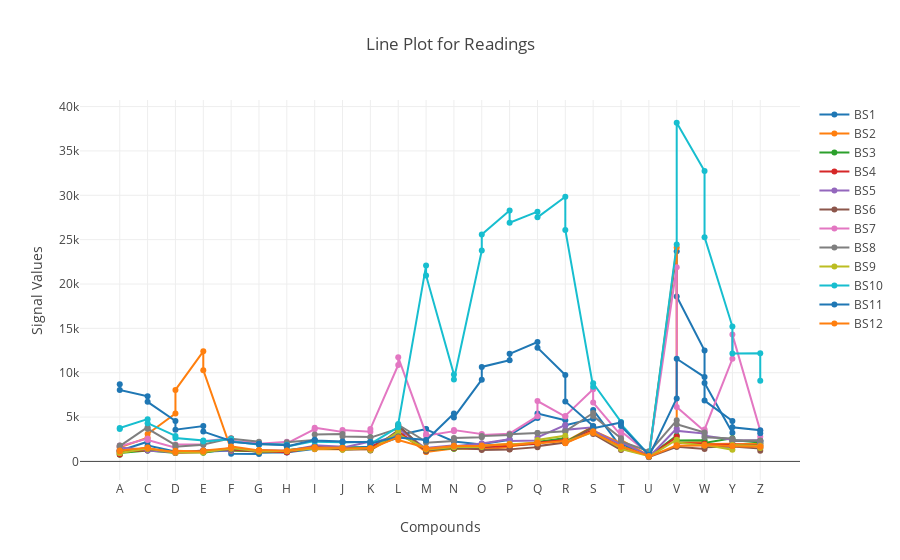

Here is the notebook cell this chart was saved with:
### Markdown cell above
As can be obsrved from the output above. Certain sensors have very high max value which means they are very sensitive to certain compunds and can reliable detect those compounds. Howeve, the min for each sensor is within the same range. This might imply taht at certain point or the other each sensor might have not been sensitive to certain compound (maybe). But it might also be the case that the readings came low for all sensors so that low values were reported for all. We still need the dig deeper.

### Code cell
def linePlot(OutputData):
    '''
    Input : Data Frame
    Output: list containing data plots for each column
    
    This is to be used for line plot in plotly
    
    '''
    data = [] # list to store data set
    
    for i in OutputData.columns: # loop through columns
        
        if i != 'Compounds': # skip the column with name Compounds. Since it is the x axis
            temp = 'trace' + i # name for the data points of column i if column i != 'Compounds'
            temp = go.Scatter(  # make a scatter points for plotly
            x = OutputData.Compounds, # The x-axis
            y = OutputData[i], # the y acis
            mode = 'lines+markers', # markers
            name = i # name for the line
            )
        
            data.append(temp) # store in the list named data
    
    # layout for the plot
    layout = go.Layout( 
        title = 'Line Plot for Readings',
        yaxis = dict(
        title = 'Signal Values'
        ),
        xaxis = dict(
        title = 'Compounds'
        )
    
    )
    return data, layout

data, layout = linePlot(OutputData)
fig = go.Figure(data=data,layout =layout)

offline.iplot(fig)

### Figure 1 — Plotly figure (JSON) as saved in the notebook; plotly's stock layout.template omitted (floating-point values rounded to 4 significant figures)
{"data": [{"mode": "lines+markers", "name": "BS1", "type": "scatter", "uid": "7a806dfe-9ea1-11e8-be19-492bb5d509bd", "x": ["A", "A", "C", "C", "D", "D", "E", "E", "F", "F", "G", "G", "H", "H", "I", "I", "J", "J", "K", "K", "L", "L", "M", "M", "N", "N", "O", "O", "P", "P", "Q", "Q", "R", "R", "S", "S", "T", "T", "U", "U", "V", "V", "W", "W", "Y", "Y", "Z", "Z"], "y": [1137, 1193, 2217, 1802, 1114, 1028, 1091, 1094, 1245, 869, 845, 967, 1030, 1018, 1412, 1648, 1395, 1535, 1650, 1663, 2666, 2945, 3657, 3620, 2256, 2268, 1907, 1952, 2431, 2969, 4887, 5405, 4635, 4072, 4809, 5801, 1587, 2014, 647, 531, 23694, 18599, 12507, 8838, 3224, 2310, 2301, 2278]}, {"mode": "lines+markers", "name": "BS2", "type": "scatter", "uid": "7a806fca-9ea1-11e8-be19-492bb5d509bd", "x": ["A", "A", "C", "C", "D", "D", "E", "E", "F", "F", "G", "G", "H", "H", "I", "I", "J", "J", "K", "K", "L", "L", "M", "M", "N", "N", "O", "O", "P", "P", "Q", "Q", "R", "R", "S", "S", "T", "T", "U", "U", "V", "V", "W", "W", "Y", "Y", "Z", "Z"], "y": [1279, 1584, 2676, 3102, 5391, 8063, 12411, 10291, 1318, 1196, 1186, 1097, 1110, 1101, 1474, 1380, 1385, 1336, 1370, 1251, 3058, 3353, 1091, 1070, 1454, 1439, 1418, 1408, 1601, 1676, 2113, 1999, 2625, 2235, 3947, 3460, 2061, 2431, 671, 543, 24118, 2141, 2165, 1969, 1992, 1939, 2003, 1750]}, {"mode": "lines+markers", "name": "BS3", "type": "scatter", "uid": "7a8070b0-9ea1-11e8-be19-492bb5d509bd", "x": ["A", "A", "C", "C", "D", "D", "E", "E", "F", "F", "G", "G", "H", "H", "I", "I", "J", "J", "K", "K", "L", "L", "M", "M", "N", "N", "O", "O", "P", "P", "Q", "Q", "R", "R", "S", "S", "T", "T", "U", "U", "V", "V", "W", "W", "Y", "Y", "Z", "Z"], "y": [744, 940, 1234, 1239, 961, 1023, 1063, 966, 1474, 1261, 1112, 1038, 1185, 1264, 1651, 1576, 1417, 1614, 1489, 1557, 2831, 3910, 1276, 1255, 1502, 1422, 1603, 1599, 1856, 1874, 1974, 2204, 2631, 2175, 3873, 3259, 1524, 1702, 714, 553, 2909, 2361, 2386, 2084, 2606, 2407, 2134, 1964]}, {"mode": "lines+markers", "name": "BS4", "type": "scatter", "uid": "7a807178-9ea1-11e8-be19-492bb5d509bd", "x": ["A", "A", "C", "C", "D", "D", "E", "E", "F", "F", "G", "G", "H", "H", "I", "I", "J", "J", "K", "K", "L", "L", "M", "M", "N", "N", "O", "O", "P", "P", "Q", "Q", "R", "R", "S", "S", "T", "T", "U", "U", "V", "V", "W", "W", "Y", "Y", "Z", "Z"], "y": [789, 1140, 1251, 1415, 975, 974, 1038, 1058, 1485, 1351, 1108, 1157, 1038, 1047, 1580, 1663, 1399, 1398, 1448, 1621, 3230, 3337, 1232, 1254, 1681, 1508, 1757, 1594, 1768, 1821, 1984, 2122, 2413, 2070, 3594, 3351, 1688, 1688, 632, 520, 2772, 2079, 2002, 1887, 1879, 1917, 1818, 1602]}, {"mode": "lines+markers", "name": "BS5", "type": "scatter", "uid": "7a807222-9ea1-11e8-be19-492bb5d509bd", "x": ["A", "A", "C", "C", "D", "D", "E", "E", "F", "F", "G", "G", "H", "H", "I", "I", "J", "J", "K", "K", "L", "L", "M", "M", "N", "N", "O", "O", "P", "P", "Q", "Q", "R", "R", "S", "S", "T", "T", "U", "U", "V", "V", "W", "W", "Y", "Y", "Z", "Z"], "y": [1297, 1571, 1312, 1218, 1026, 1003, 1240, 1248, 1231, 1642, 1055, 1270, 1193, 1197, 1769, 1811, 1652, 1540, 2235, 2028, 2957, 3694, 1462, 1520, 1804, 1700, 2018, 2030, 2496, 2301, 2348, 2704, 4100, 3559, 3853, 3480, 1889, 2178, 643, 470, 3708, 3446, 3137, 2885, 2455, 2350, 2388, 2065]}, {"mode": "lines+markers", "name": "BS6", "type": "scatter", "uid": "7a8072d6-9ea1-11e8-be19-492bb5d509bd", "x": ["A", "A", "C", "C", "D", "D", "E", "E", "F", "F", "G", "G", "H", "H", "I", "I", "J", "J", "K", "K", "L", "L", "M", "M", "N", "N", "O", "O", "P", "P", "Q", "Q", "R", "R", "S", "S", "T", "T", "U", "U", "V", "V", "W", "W", "Y", "Y", "Z", "Z"], "y": [1262, 976, 1562, 1398, 1059, 1058, 1219, 1154, 1334, 1482, 1099, 1099, 1193, 1141, 1656, 1535, 1546, 1331, 1399, 1224, 3516, 4073, 1150, 1237, 1616, 1502, 1364, 1292, 1331, 1363, 1611, 1711, 2136, 2070, 3889, 3091, 1289, 1447, 691, 496, 1642, 1647, 1399, 1601, 1642, 1690, 1444, 1200]}, {"mode": "lines+markers", "name": "BS7", "type": "scatter", "uid": "7a807380-9ea1-11e8-be19-492bb5d509bd", "x": ["A", "A", "C", "C", "D", "D", "E", "E", "F", "F", "G", "G", "H", "H", "I", "I", "J", "J", "K", "K", "L", "L", "M", "M", "N", "N", "O", "O", "P", "P", "Q", "Q", "R", "R", "S", "S", "T", "T", "U", "U", "V", "V", "W", "W", "Y", "Y", "Z", "Z"], "y": [1798, 1710, 2572, 2410, 1538, 1913, 1911, 2275, 2596, 2341, 2087, 2005, 2209, 2031, 3629, 3793, 3322, 3544, 3346, 3666, 10874, 11730, 3085, 2901, 3412, 3535, 3091, 2982, 3109, 3140, 5102, 6804, 5061, 5134, 8141, 6634, 2940, 3397, 859, 687, 21887, 6130, 3404, 3596, 11571, 14295, 3463, 2786]}, {"mode": "lines+markers", "name": "BS8", "type": "scatter", "uid": "7a80742a-9ea1-11e8-be19-492bb5d509bd", "x": ["A", "A", "C", "C", "D", "D", "E", "E", "F", "F", "G", "G", "H", "H", "I", "I", "J", "J", "K", "K", "L", "L", "M", "M", "N", "N", "O", "O", "P", "P", "Q", "Q", "R", "R", "S", "S", "T", "T", "U", "U", "V", "V", "W", "W", "Y", "Y", "Z", "Z"], "y": [1798, 1723, 3861, 3691, 1845, 1660, 1879, 1912, 2623, 2565, 2219, 1924, 1913, 2157, 2428, 3031, 3088, 2815, 2741, 2688, 3699, 4133, 2215, 2098, 2290, 2635, 2712, 2853, 2981, 3067, 3199, 3215, 3337, 3395, 5461, 5118, 2609, 2263, 1149, 1008, 4631, 4183, 3247, 2732, 2597, 2353, 2358, 2318]}, {"mode": "lines+markers", "name": "BS9", "type": "scatter", "uid": "7a8074ca-9ea1-11e8-be19-492bb5d509bd", "x": ["A", "A", "C", "C", "D", "D", "E", "E", "F", "F", "G", "G", "H", "H", "I", "I", "J", "J", "K", "K", "L", "L", "M", "M", "N", "N", "O", "O", "P", "P", "Q", "Q", "R", "R", "S", "S", "T", "T", "U", "U", "V", "V", "W", "W", "Y", "Y", "Z", "Z"], "y": [943, 952, 1456, 1431, 993, 1015, 1012, 1055, 1431, 1499, 1144, 1125, 1170, 1157, 1494, 1464, 1540, 1329, 1502, 1288, 3338, 3053, 1467, 1330, 1638, 1639, 1637, 1736, 1988, 1907, 2128, 2427, 2904, 2189, 3315, 3270, 1509, 1400, 603, 517, 2454, 2141, 1806, 1890, 1319, 1840, 1769, 1502]}, {"mode": "lines+markers", "name": "BS10", "type": "scatter", "uid": "7a807574-9ea1-11e8-be19-492bb5d509bd", "x": ["A", "A", "C", "C", "D", "D", "E", "E", "F", "F", "G", "G", "H", "H", "I", "I", "J", "J", "K", "K", "L", "L", "M", "M", "N", "N", "O", "O", "P", "P", "Q", "Q", "R", "R", "S", "S", "T", "T", "U", "U", "V", "V", "W", "W", "Y", "Y", "Z", "Z"], "y": [3657, 3757, 4765, 4307, 2875, 2627, 2358, 2239, 2524, 2274, 1888, 1962, 1881, 1688, 2302, 2215, 2147, 2124, 2224, 1971, 3855, 4218, 22075, 20961, 9808, 9242, 23764, 25593, 28291, 26908, 28156, 27515, 29830, 26098, 8410, 8810, 4452, 4205, 729, 541, 24449, 38179, 32751, 25284, 15203, 12163, 12194, 9093]}, {"mode": "lines+markers", "name": "BS11", "type": "scatter", "uid": "7a80761e-9ea1-11e8-be19-492bb5d509bd", "x": ["A", "A", "C", "C", "D", "D", "E", "E", "F", "F", "G", "G", "H", "H", "I", "I", "J", "J", "K", "K", "L", "L", "M", "M", "N", "N", "O", "O", "P", "P", "Q", "Q", "R", "R", "S", "S", "T", "T", "U", "U", "V", "V", "W", "W", "Y", "Y", "Z", "Z"], "y": [8710, 8048, 7338, 6714, 4563, 3582, 3987, 3360, 2301, 2196, 1946, 1996, 1823, 1689, 2437, 2361, 2256, 2181, 2187, 1991, 2812, 2695, 2412, 2358, 5396, 4959, 9216, 10654, 11412, 12130, 13460, 12828, 9744, 6768, 4000, 3751, 4396, 3990, 747, 560, 7106, 11578, 9505, 6854, 4552, 3840, 3514, 3179]}, {"mode": "lines+markers", "name": "BS12", "type": "scatter", "uid": "7a80774a-9ea1-11e8-be19-492bb5d509bd", "x": ["A", "A", "C", "C", "D", "D", "E", "E", "F", "F", "G", "G", "H", "H", "I", "I", "J", "J", "K", "K", "L", "L", "M", "M", "N", "N", "O", "O", "P", "P", "Q", "Q", "R", "R", "S", "S", "T", "T", "U", "U", "V", "V", "W", "W", "Y", "Y", "Z", "Z"], "y": [1111, 1222, 1569, 1488, 1047, 1192, 1113, 1221, 1526, 1687, 1235, 1286, 1207, 1233, 1608, 1544, 1544, 1455, 1504, 1435, 2735, 2423, 1523, 1422, 1750, 1762, 1739, 1801, 1946, 1816, 2119, 2021, 2314, 2053, 3395, 3191, 1658, 1681, 620, 517, 1813, 1767, 1787, 1843, 1750, 1710, 1642, 1682]}], "layout": {"title": "Line Plot for Readings", "xaxis": {"title": "Compounds"}, "yaxis": {"title": "Signal Values"}}}
